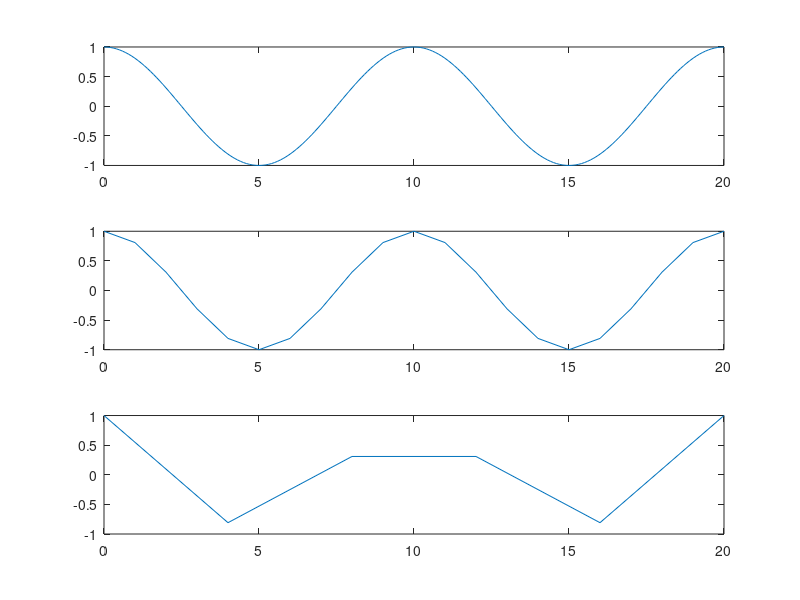

The MATLAB script that drew this image: (Note: this script raises an error after producing the figure.)
%%%%%%%%%%%%%%%%%%%%%%%%%%%%%%%%%%%%%%%%%%%
% Title: Lab2_part1
% Names: Alex Kaiser, Ryan Lenoir, Zach V
% Class: EGR 323
% Description: This part involved plotting cosine waves
% at different frequencies, in both discrete and continuous time.
%%%%%%%%%%%%%%%%%%%%%%%%%%%%%%%%%%%%%%%%%%

%%%%%%%%%%%%%%% plot cosine of 3 different time vectors %%%%%%%%

fig1 = figure(1);
f = 0.1;

t1 = 0:0.1:20;                  % creating x axis time vector
y1 = cos(2 * pi * f * t1);

t2 = 0:1:20;                    % creating x axis time vector
y2 = cos(2 * pi * f * t2);

t3 = 0:4:20;                    % creating x axis time vector
y3 = cos(2 * pi * f * t3);

subplot(3, 1, 1);
plot(t1, y1);                   % plotting cos 1 function

subplot(3, 1, 2);
plot(t2, y2);                   % plotting cos 2 function

subplot(3, 1, 3);
plot(t3, y3);                   % plotting cos 3 function

plt_t = axes(fig1, 'visible', 'off');
plt_t.Title.Visible = 'on';
plt_t.XLabel.Visible = 'on';
plt_t.YLabel.Visible = 'on';
ylabel(plt_t, 'Amplitude (V)');
xlabel(plt_t, 'Time (s)');
title(plt_t, 'Cosine waves at different sampling rates');

%%%%%%%%%%%%%%% use stem to graph cosine of 3 different time vectors %%%%
fig2 = figure(2);

subplot(3, 1, 1);
stem(t1, y1);

subplot(3, 1, 2);
stem(t2, y2);

subplot(3, 1, 3);
stem(t3, y3);

plt_t = axes(fig2, 'visible', 'off');
plt_t.Title.Visible = 'on';
plt_t.XLabel.Visible = 'on';
plt_t.YLabel.Visible = 'on';
ylabel(plt_t, 'Amplitude (V)');
xlabel(plt_t, 'Time (s)');
title(plt_t, 'Cosine waves at different sampling rates using stem');

%%%%%%%%%%%%%%% comparing DT to CT of different freqs %%%%%%%%
figure(3);
dt = 0:4:20;
ct = 0:0.1:20;
f = 0.1;                    %.1 Hz frequency for “DT” signal
f2 = [0.1 0.05 0.01 0.15];      % frequency for CT signal

g1 = cos(2 * pi * f * dt);          % DT signal
g2 = cos(2 * pi * f2(1) * ct);      % CT signal, 0.1

stem(dt, g1);
hold on
plot(ct, g2);
hold off
title("Cosine wave at DT = 0.1 Hz, CT = 0.1 Hz");
xlabel("Time (s)");
ylabel("Amplitude (V)");
legend("Discrete", "Continuous");

figure(4);

g1 = cos(2 * pi * f * dt);          % DT signal
g2 = cos(2 * pi * f2(2) * ct);      % CT signal, 0.05
stem(dt, g1);
hold on
plot(ct, g2);
hold off
title("Cosine wave at DT = 0.1 Hz, CT = 0.05 Hz");
xlabel("Time (s)");
ylabel("Amplitude (V)");
legend("Discrete", "Continuous");

figure(5);

g1 = cos(2 * pi * f * dt);          % DT signal 
g2 = cos(2 * pi * f2(3) * ct);      % CT signal, 0.01
stem(dt, g1);
hold on
plot(ct, g2);
hold off
title("Cosine wave at DT = 0.1 Hz, CT = 0.01 Hz");
xlabel("Time (s)");
ylabel("Amplitude (V)");
legend("Discrete", "Continuous");

figure(6);

g1 = cos(2 * pi * f * dt);      % DT signal
g2 = cos(2 * pi * f2(4) * ct);  % CT signal, 0.15
stem(dt, g1);
hold on
plot(ct, g2);
title("Cosine wave at DT = 0.1 Hz, CT = 0.15 Hz");
xlabel("Time (s)");
ylabel("Amplitude (V)");
legend("Discrete", "Continuous");
